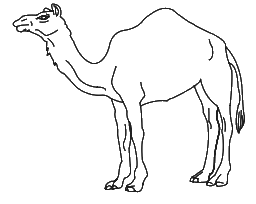
#> input picture images/camel.png, 256 x 204 px
$ python -i moca_common.py   (imports and definitions only)
#> lines starting #> are read from the running program, lines starting #| are printed output that depends on the picture; after the words box and inside, x2 and y2 are one past the last pixel; in counts of white or black regions, pixels touching at a corner belong together
"""
Shared helpers for the three MoCA task scripts
==============================================

Kept deliberately small. Everything here is used by more than one task:

* result format + saving (so every task reports its score the same way and
  `run_moca.py` can add them up to the final /5),
* camera-frame helpers used by Task 2 and Task 3 (find the sheet of paper,
  straighten it, extract the pen strokes, auto-start the countdown when the
  paper is held steady),
* a small window that shows the score as soon as a task is scored.

Each task script still runs on its own: `python task2_cube_copy.py` works as
before, it just imports this file from the same folder.
"""

import json
import os
import time
from datetime import datetime
from pathlib import Path

import numpy as np

try:  # OpenCV is needed by Task 2 / Task 3 helpers only
    import cv2
except ImportError:  # pragma: no cover
    cv2 = None


PROJECT_DIR = Path(__file__).resolve().parent
RESULTS_ROOT = Path(os.environ.get("MOCA_RESULTS_DIR") or PROJECT_DIR / "results")
# Fixed maximum per task -- the scoring can never exceed these.
TASK_MAX_SCORES = {
    "task1_trail_making": 1,
    "task2_cube_copy": 1,
    "task3_clock_draw": 3,
    "task4_naming": 3,
    "task5_memory": 0,      # learning trials: recorded, not scored (MoCA "no points")
    "task6_digit_span": 2,  # digits forward 1 + backward 1
    "task7_letters": 1,     # letter A detection 1
    "task8_serial7s": 3,    # serial 7s subtraction 3
    "task9_sentence_repetition": 2,  # two sentences, 1 each
    "task10_fluency": 1,             # 11+ different F-words in one minute
    "task11_abstraction": 2,         # train-bicycle 1 + watch-ruler 1
    "task12_delayed_recall": 5,      # the 5 Task 5 words, 1 each
    "task13_orientation": 6,         # date, month, year, day, place, city
}
# Maximum per criterion (default 1)
CRITERIA_MAX = {
    "task6_digit_span": {"digits_forward": 1, "digits_backward": 1},
    "task7_letters": {"letters_a": 1},
    "task8_serial7s": {"serial7": 3},
    "task9_sentence_repetition": {"sentence_1": 1, "sentence_2": 1},
    "task10_fluency": {"fluency": 1},
    "task11_abstraction": {"train_bicycle": 1, "watch_ruler": 1},
    "task12_delayed_recall": {"face": 1, "velvet": 1, "church": 1, "daisy": 1, "red": 1},
    "task13_orientation": {"date": 1, "month": 1, "year": 1, "day": 1, "place": 1, "city": 1},
}
# MoCA sections (the MoCA sheet's point boxes)
SECTIONS = {
    "visuospatial_executive": {"tasks": ["task1_trail_making", "task2_cube_copy",
                                         "task3_clock_draw"], "max": 5},
    "naming": {"tasks": ["task4_naming"], "max": 3},
    "memory": {"tasks": ["task5_memory"], "max": 0},
    "attention": {"tasks": ["task6_digit_span", "task7_letters", "task8_serial7s"], "max": 6},
    "language": {"tasks": ["task9_sentence_repetition", "task10_fluency"], "max": 3},
    "abstraction": {"tasks": ["task11_abstraction"], "max": 2},
    "delayed_recall": {"tasks": ["task12_delayed_recall"], "max": 5},
    "orientation": {"tasks": ["task13_orientation"], "max": 6},
}
MAX_TOTAL_SCORE = sum(TASK_MAX_SCORES.values())          # 30 with all 12 tasks
VISUOSPATIAL_MAX = SECTIONS["visuospatial_executive"]["max"]
# [2 lines not run here, left out]

DEFAULT_CRITERIA = {
    "task3_clock_draw": {"contour": 0, "numbers": 0, "hands": 0},
    "task4_naming": {"lion": 0, "rhino": 0, "camel": 0},
    "task6_digit_span": {"digits_forward": 0, "digits_backward": 0},
    "task7_letters": {"letters_a": 0},
    "task8_serial7s": {"serial7": 0},
    "task9_sentence_repetition": {"sentence_1": 0, "sentence_2": 0},
    "task10_fluency": {"fluency": 0},
    "task11_abstraction": {"train_bicycle": 0, "watch_ruler": 0},
    "task12_delayed_recall": {"face": 0, "velvet": 0, "church": 0, "daisy": 0, "red": 0},
    "task13_orientation": {"date": 0, "month": 0, "year": 0, "day": 0, "place": 0, "city": 0},
}


# --------------------------------------------------------------------------
# 1. Result format + saving
# --------------------------------------------------------------------------
# [124 lines left out: functions get_session_dir, _to_jsonable, make_task_result, save_task_result, build_final_report, _order_quad, not called in this run]


def find_paper_quad(frame_bgr, min_area_frac=0.12, strict=True):
    """
    Find the sheet of paper (largest bright 4-sided region) in a camera frame.
    Returns 4 ordered corners (tl, tr, br, bl) or None if no paper is found
    (e.g. the paper fills the whole frame).
    """
    gray = cv2.cvtColor(frame_bgr, cv2.COLOR_BGR2GRAY) if frame_bgr.ndim == 3 else frame_bgr
    h, w = gray.shape
    blur = cv2.GaussianBlur(gray, (7, 7), 0)
    _, bright = cv2.threshold(blur, 0, 255, cv2.THRESH_BINARY + cv2.THRESH_OTSU)
    bright = cv2.morphologyEx(bright, cv2.MORPH_CLOSE, np.ones((15, 15), np.uint8))
    contours, _ = cv2.findContours(bright, cv2.RETR_EXTERNAL, cv2.CHAIN_APPROX_SIMPLE)
    if not contours:
        return None
    c = max(contours, key=cv2.contourArea)
    area = cv2.contourArea(c)
    if area < min_area_frac * h * w or area > 0.97 * h * w:
        return None
    # Paper touching the frame border on most sides == fills the frame.
    x, y, bw, bh = cv2.boundingRect(c)
    if bw > 0.97 * w and bh > 0.97 * h:
        return None
    hull = cv2.convexHull(c)
    peri = cv2.arcLength(hull, True)
    for eps in (0.015, 0.02, 0.03):
        approx = cv2.approxPolyDP(hull, eps * peri, True)
        if len(approx) == 4:
            quad = _order_quad(approx)
            return quad if (not strict or _plausible_sheet(quad, c)) else None
    if not strict:   # good enough to know "a sheet is being held up"
        return _order_quad(cv2.boxPoints(cv2.minAreaRect(hull)))
    # Not clearly a flat 4-cornered sheet (bent paper, white wall behind it,
    # hand covering a corner): don't warp -- a wrong warp distorts the drawing.
    return None


# [22 lines left out: functions _plausible_sheet, warp_paper, not called in this run]


def ink_mask_from_gray(gray):
    """
    Binary mask (uint8 0/255) of the pen strokes on a sheet of paper.
    Uses the local paper brightness as reference, so uneven lighting,
    shadows and pencil vs. marker are handled.
    """
    h, w = gray.shape
    k = max(15, int(min(h, w) * 0.03)) | 1
    background = cv2.morphologyEx(gray, cv2.MORPH_CLOSE,
                                  cv2.getStructuringElement(cv2.MORPH_ELLIPSE, (k, k)))
    background = cv2.GaussianBlur(background, (k, k), 0).astype(np.float32)
    diff = background - gray.astype(np.float32)
    ink = (diff > np.maximum(28.0, 0.20 * background)).astype(np.uint8) * 255
    # remove isolated specks (sensor noise, paper texture)
    n, labels, stats, _ = cv2.connectedComponentsWithStats(ink, 8)
    min_area = max(6, int(h * w * 0.00001))
    keep = np.zeros(n, dtype=bool)
    keep[1:] = stats[1:, cv2.CC_STAT_AREA] >= min_area
    return (keep[labels] * 255).astype(np.uint8)


def prepare_drawing(image_bgr, max_side=1000, border_frac=0.03):
    """
    Camera photo -> straightened paper image + ink mask.
    Returns dict(bgr, gray, ink, paper_found).
    """
    quad = find_paper_quad(image_bgr)
    paper_mask = None
    if quad is not None:
        paper = warp_paper(image_bgr, quad, max_side=max_side)
    else:
        h, w = image_bgr.shape[:2]
        s = max_side / max(h, w)
        paper = cv2.resize(image_bgr, (int(w * s), int(h * s)),
                           interpolation=cv2.INTER_AREA if s < 1 else cv2.INTER_CUBIC)
        # no clean sheet outline: don't warp, but ignore everything that is
        # not on the (bright) paper -- walls, blinds, hands, background
        paper_mask = _paper_region_mask(paper)
    gray = cv2.cvtColor(paper, cv2.COLOR_BGR2GRAY)
    ink = ink_mask_from_gray(gray)
    if paper_mask is not None:
        ink[paper_mask == 0] = 0
    # blank out a thin border so paper edges / fingers at the edge are ignored
    h, w = ink.shape
    b = int(min(h, w) * border_frac)
    if b > 0:
        ink[:b, :] = 0
        ink[-b:, :] = 0
        ink[:, :b] = 0
        ink[:, -b:] = 0
    return {"bgr": paper, "gray": gray, "ink": ink, "paper_found": quad is not None}


def _paper_region_mask(bgr):
    """Filled mask of the largest bright, low-colour region (the sheet), slightly shrunk."""
    hsv = cv2.cvtColor(bgr, cv2.COLOR_BGR2HSV)
    gray = cv2.cvtColor(bgr, cv2.COLOR_BGR2GRAY)
    blur = cv2.GaussianBlur(gray, (9, 9), 0)
    _, bright = cv2.threshold(blur, 0, 255, cv2.THRESH_BINARY + cv2.THRESH_OTSU)
    bright[hsv[..., 1] > 60] = 0          # coloured things (skin, walls) are not paper
    k = max(5, int(min(gray.shape) * 0.02)) | 1
    bright = cv2.morphologyEx(bright, cv2.MORPH_CLOSE, np.ones((k, k), np.uint8))
    contours, _ = cv2.findContours(bright, cv2.RETR_EXTERNAL, cv2.CHAIN_APPROX_SIMPLE)
    if not contours:
        return None
    c = max(contours, key=cv2.contourArea)
    if cv2.contourArea(c) < 0.1 * gray.size:
        return None
    mask = np.zeros_like(gray)
    cv2.drawContours(mask, [c], -1, 255, -1)       # fill: pen strokes inside are kept
    return cv2.erode(mask, np.ones((k, k), np.uint8))


# [14 lines left out: functions skeletonize_mask, stroke_width, not called in this run]


# ---- straight-line helpers (Hough fragments -> one segment per pen line) ----
def seg_angle(seg):
    x1, y1, x2, y2 = seg
    return np.degrees(np.arctan2(y2 - y1, x2 - x1)) % 180.0


def angle_diff180(a, b):
    d = abs(a - b) % 180.0
    return min(d, 180.0 - d)


# [84 lines left out: functions merge_line_segments, _ink_coverage, _segments_same_edge, _fit_group, not called in this run]


# --------------------------------------------------------------------------
# 3. Auto-start: detect that the paper is being held up and steady
# --------------------------------------------------------------------------
class SteadyPaperDetector:
    """
    Feed it every camera frame; `update()` returns True once a sheet of paper
    with a drawing on it has been visible and still for `steady_seconds`.
    Used to start the capture countdown automatically (SPACE still works).
    """

    # [27 lines left out: functions __init__, update, not called in this run]

    def _is_steady(self):
        return (self._steady_since is not None
                and time.time() - self._steady_since >= self.steady_seconds)

    # [36 lines left out: functions _has_drawing, show_result_window, not called in this run]


# --------------------------------------------------------------------------
# Pen-ink detection for photos. Pen strokes are dark and grey/black, so
# coloured things (a blue clipboard, skin, a shirt) are ignored; a faint
# pencil line is still caught because the threshold is relative to the local
# brightness of the paper. Photos are downscaled to this width first.
INK_PHOTO_WIDTH = 1600
INK_DIFF_ABS, INK_DIFF_REL, INK_MAX_SAT = 14.0, 0.06, 85
MIN_CLUSTER_INK_PX = 200          # clusters smaller than this are not a drawing
MAX_CANDIDATE_CLUSTERS = 6        # try the largest few clusters of pen ink


# [55 lines left out: functions _photo_to_width, find_pen_ink, drawing_candidates, _touches_border, not called in this run]

>>> import cv2
>>> picture = cv2.imread('images/camel.png')
#> picture is the input picture: shape (204, 256, 3); min 23, max 255, mean 242.7
>>> result = prepare_drawing(picture)
#> in find_paper_quad, `_, bright = cv2.threshold(blur, 0, 255, cv2.THRESH_BINARY + cv2.THRESH..`:
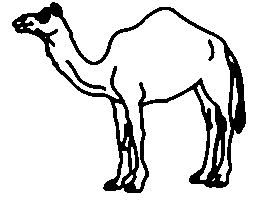
#> bright: shape (204, 256); 86.6% white; 3 black regions, box (x1, y1, x2, y2) and area: (12, 2, 246, 193) 6728, (65, 60, 106, 91) 188, (208, 39, 215, 61) 76
#> in find_paper_quad, `contours, _ = cv2.findContours(bright, cv2.RETR_EXTERNAL, cv2.CHAIN_AP..`: contours = [[[0, 0], [0, 203], [255, 203], [255, 0]]]
#> in find_paper_quad, `c = max(contours, key=cv2.contourArea)`: c = [[0, 0], [0, 203], [255, 203], [255, 0]]
#> in find_paper_quad, `area = cv2.contourArea(c)`: area = 51765
#> in _paper_region_mask, `blur = cv2.GaussianBlur(gray, (9, 9), 0)`:
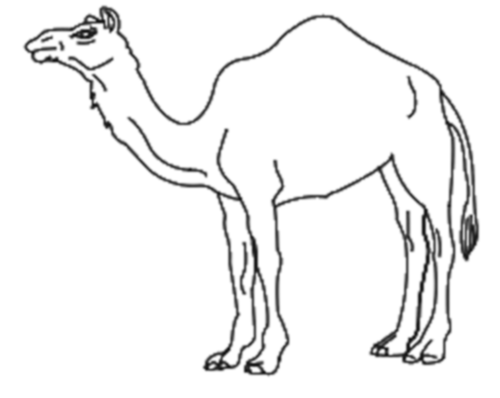
#> blur: shape (796, 1000) (shown at 1/2 size); min 17, max 255, mean 242
#> in _paper_region_mask, `bright = cv2.morphologyEx(bright, cv2.MORPH_CLOSE, np.ones((k, k), np...`:
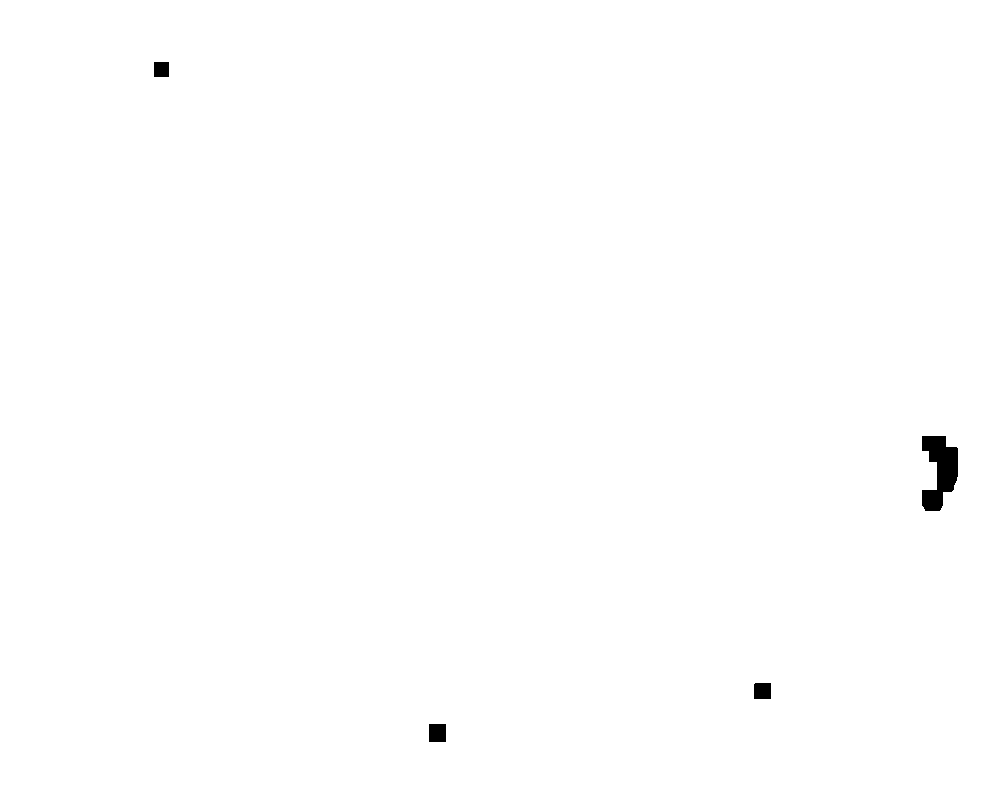
#> bright: shape (796, 1000); 99.7% white; 4 black regions, box (x1, y1, x2, y2) and area: (922, 436, 958, 511) 1720, (429, 724, 446, 742) 306, (754, 683, 771, 699) 271, (154, 62, 169, 77) 225
#> in _paper_region_mask, `contours, _ = cv2.findContours(bright, cv2.RETR_EXTERNAL, cv2.CHAIN_AP..`: contours = [[[0, 0], [0, 795], [999, 795], [999, 0]]]
#> in _paper_region_mask, `c = max(contours, key=cv2.contourArea)`: c = [[0, 0], [0, 795], [999, 795], [999, 0]]
#> in ink_mask_from_gray, `diff = background - gray.astype(np.float32)`:
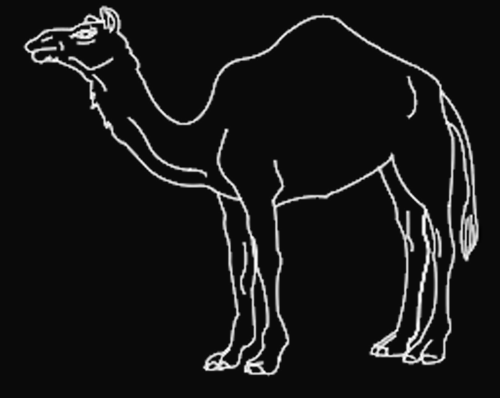
#> diff: shape (796, 1000) float32 (shown at 1/2 size); min -11, max 255, mean 13; drawn with min black and max white
#> in ink_mask_from_gray, `ink = (diff > np.maximum(28.0, 0.20 * background)).astype(np.uint8) * ..`:
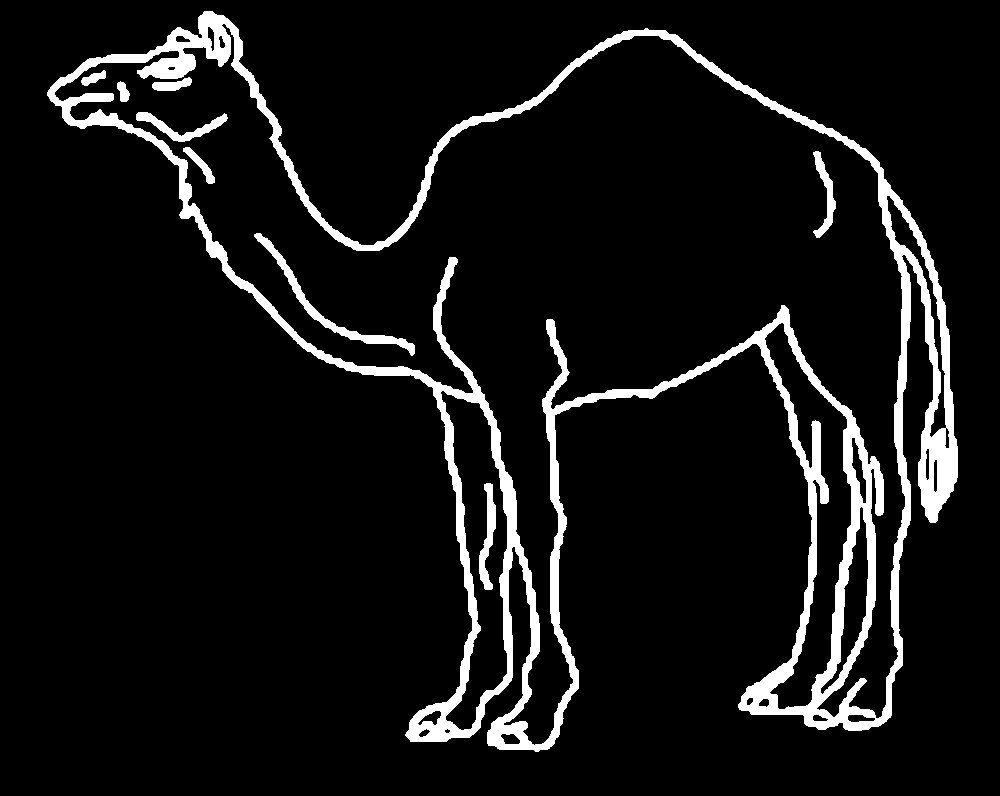
#> ink: shape (796, 1000); 7.8% white; 9 white regions, largest, box (x1, y1, x2, y2) and area: (47, 11, 958, 752) 56806, (254, 233, 415, 356) 1626, (479, 483, 496, 590) 847
#> in ink_mask_from_gray, `n, labels, stats, _ = cv2.connectedComponentsWithStats(ink, 8)`:
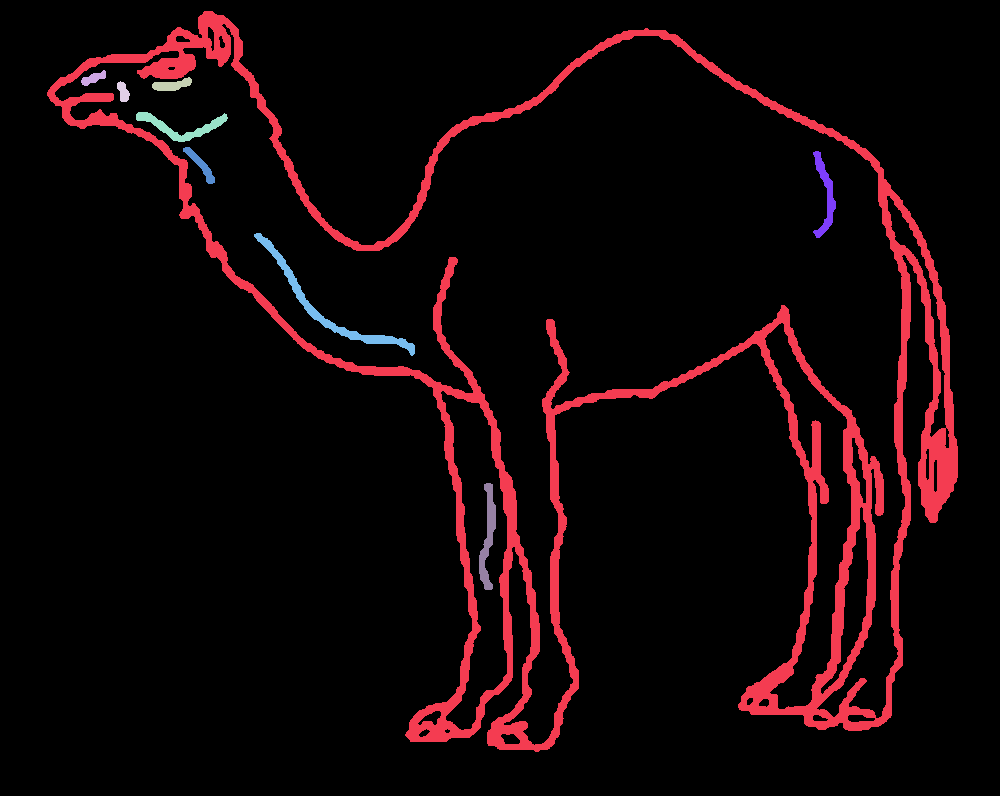
#> labels: shape (796, 1000) int32; 10 distinct labels, from 0 to 9; one colour per label, 0 black
#> in ink_mask_from_gray, `n, labels, stats, _ = cv2.connectedComponentsWithStats(ink, 8)`: n = 10; stats = [[0, 0, 1000, 796, 734172], [47, 11, 911, 741, 56806], [81, 70, 25, 16, 202], [152, 77, 40, 14, 331], [117, 81, 13, 21, 176], [136, 112, 92, 30, 803], [183, 147, 32, 37, 337], [813, 151, 23, 87, 700], [254, 233, 161, 123, 1626], [479, 483, 17, 107, 847]]
#> result = 4 items
